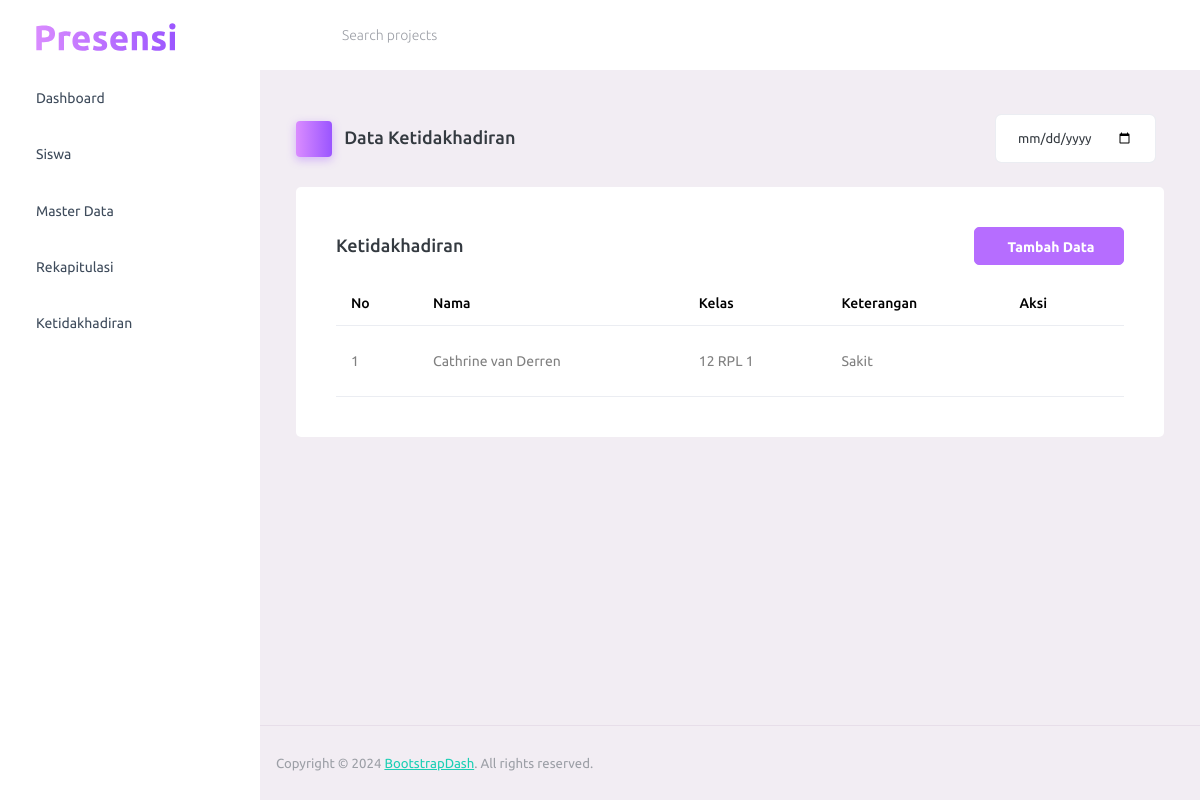
Screenshot of /admin/home/data_ketidakhadiran/ketidakhadiran.php with the database file from the repository.
### tables this page shows
CREATE TABLE `ketidakhadiran` (
  `id` int(11) NOT NULL,
  `id_siswa` int(11) DEFAULT NULL,
  `dari` date NOT NULL,
  `sampai` date NOT NULL,
  `keterangan` text NOT NULL,
  `nama` varchar(100) NOT NULL,
  `nisn` varchar(20) NOT NULL,
  `kelas` varchar(10) NOT NULL,
  `id_kelas` int(11) NOT NULL
);

CREATE TABLE `siswa` (
  `id` int(11) NOT NULL,
  `nisn` varchar(50) NOT NULL,
  `nama` varchar(225) NOT NULL,
  `jenis_kelamin` varchar(10) NOT NULL,
  `kelas` varchar(50) NOT NULL,
  `lokasi_presensi` varchar(50) NOT NULL,
  `kelas_id` int(11) DEFAULT NULL,
  `foto` varchar(255) DEFAULT NULL
);

CREATE TABLE `kelas` (
  `id` int(11) NOT NULL,
  `kelas` varchar(225) NOT NULL
);

### admin/home/data_ketidakhadiran/ketidakhadiran.php (the view, shortened to what this page needs)
<?php
include('../../../config.php');
$query = "SELECT k.id, s.nama, kl.kelas AS kelas, k.keterangan
          FROM ketidakhadiran k
          JOIN siswa s ON k.id_siswa = s.id
          JOIN kelas kl ON k.id_kelas = kl.id";
$result = mysqli_query($conn, $query);
?>
<!DOCTYPE html>
<html lang="en">
<head>
    <link rel="stylesheet" href="../../../dist/assets/vendors/mdi/css/materialdesignicons.min.css">
    <link rel="stylesheet" href="../../../dist/assets/vendors/ti-icons/css/themify-icons.css">
    <link rel="stylesheet" href="../../../dist/assets/vendors/css/vendor.bundle.base.css">
    <link rel="stylesheet" href="../../../dist/assets/vendors/font-awesome/css/font-awesome.min.css">
    <link rel="stylesheet" href="../../../dist/assets/vendors/font-awesome/css/font-awesome.min.css" />
    <link rel="stylesheet" href="../../../dist/assets/vendors/bootstrap-datepicker/bootstrap-datepicker.min.css">
    <link rel="stylesheet" href="../../../dist/assets/css/style.css">
</head>
<body>
    <div class="container-scroller">
        <nav class="navbar default-layout-navbar col-lg-12 col-12 p-0 fixed-top d-flex flex-row">
            <div class="text-center navbar-brand-wrapper d-flex align-items-center justify-content-start">
                <a class="navbar-brand brand-logo" href="index.html"><img src="../../../dist/assets/images/Presensi.svg" alt="logo" /></a>
            </div>
            <div class="navbar-menu-wrapper d-flex align-items-stretch">
                <button class="navbar-toggler navbar-toggler align-self-center" type="button" data-toggle="minimize">
                </button>
                <div class="search-field d-none d-md-block">
                    <form class="d-flex align-items-center h-100" action="#">
                        <div class="input-group">
                            <div class="input-group-prepend bg-transparent">
                                <i class="input-group-text border-0 mdi mdi-magnify"></i>
                            </div>
                            <input type="text" class="form-control bg-transparent border-0" placeholder="Search projects">
                        </div>
                    </form>
                </div>
                <ul class="navbar-nav navbar-nav-right">
                    <li class="nav-item d-none d-lg-block full-screen-link">
                    </li>
                    <li class="nav-item nav-logout d-none d-lg-block">
                    </li>
                </ul>
            </div>
        </nav>
        <div class="container-fluid page-body-wrapper">
            <nav class="sidebar sidebar-offcanvas" id="sidebar">
                <ul class="nav">
                    <li class="nav-item">
                        <a class="nav-link" href="../../../admin/home/home.php">
                            <span class="menu-title">Dashboard</span>
                        </a>
                    </li>
                    <li class="nav-item">
                        <a class="nav-link" href="../data_siswa/siswa.php">
                            <span class="menu-title">Siswa</span>
                        </a>
                    </li>
                    <li class="nav-item">
                        <a class="nav-link" data-bs-toggle="collapse" href="#ui-basic" aria-expanded="false" aria-controls="ui-basic">
                            <span class="menu-title">Master Data</span>
                        </a>
                    </li>
                    <li class="nav-item">
                        <a class="nav-link" href="../../presensi/rekap_presensi.php">
                            <span class="menu-title">Rekapitulasi</span>
                        </a>
                    </li>
                    <li class="nav-item">
                        <a class="nav-link" data-bs-toggle="collapse" href="#" aria-expanded="false" aria-controls="charts">
                            <span class="menu-title">Ketidakhadiran</span>
                        </a>
                    </li>
                </ul>
            </nav>
            <div class="main-panel">
                <div class="content-wrapper">
                    <div class="page-header">
                        <h3 class="page-title">
                            <span class="page-title-icon bg-gradient-primary text-white me-2">
                            </span> Data Ketidakhadiran
                        </h3>
                        <form action="" method="GET" class="d-flex align-items-center">
                            <input type="date" name="filterDate" class="form-control rounded me-2"
                                value="<?= isset($_GET['filterDate']) ? $_GET['filterDate'] : ''; ?>"
                                onchange="this.form.submit()">
                        </form>
                    </div>
                    <div class="row">
                        <div class="col-lg-12 grid-margin stretch-card">
                            <div class="card">
                                <div class="card-body">
                                    <div class="d-flex justify-content-between align-items-center mb-3">
                                        <h4 class="card-title mb-0">Ketidakhadiran</h4>
                                        <button type="button" class="btn btn-primary btn-sm" style="min-width: 150px;" onclick="window.location.href='tambah_ketidakhadiran.php'">
                                            <i class="mdi mdi-plus"></i> Tambah Data
                                        </button>
                                    </div>
                                    <table class="table table-hover">
                                        <thead>
                                            <tr>
                                                <th>No</th>
                                                <th>Nama</th>
                                                <th>Kelas</th>
                                                <th>Keterangan</th>
                                                <th>Aksi</th>
                                            </tr>
                                        </thead>
                                        <tbody>
                                            <?php
                                            if (mysqli_num_rows($result) > 0) {
                                                $no = 1;
                                                while ($row = mysqli_fetch_assoc($result)) {
                                                    echo "<tr>";
                                                    echo "<td>" . $no . "</td>";
                                                    echo "<td>" . $row['nama'] . "</td>";
                                                    echo "<td>" . $row['kelas'] . "</td>";
                                                    echo "<td>" . $row['keterangan'] . "</td>";
                                                    echo "<td>
                                                            <div class='dropdown'>
                                                                <button class='btn btn-secondary btn-sm' type='button' id='dropdownMenuButton' data-bs-toggle='dropdown' aria-expanded='false' style='background: none; border: none;'>
                                                                    <i class='mdi mdi-dots-vertical' style='color: gray; font-size: 1.2rem;'></i>
                                                                </button>
                                                                <ul class='dropdown-menu' aria-labelledby='dropdownMenuButton'>
                                                                    <li><a class='dropdown-item' href='detail_ketidakhadiran.php?id=" . $row['id'] . "'>Detail</a></li>
                                                                    <li><a class='dropdown-item' href='edit_ketidakhadiran.php?id=" . $row['id'] . "'>Edit</a></li>
                                                                    <li><a class='dropdown-item' href='delete_ketidakhadiran.php?id=" . $row['id'] . "' onclick='return confirm(\"Yakin ingin menghapus data ini?\")'>Delete</a></li>
                                                                </ul>
                                                            </div>
                                                        </td>";
                                                    echo "</tr>";
                                                    $no++;
                                                }
                                            } else {
                                                echo "<tr><td colspan='5' class='text-center'>Data tidak tersedia</td></tr>";
                                            }
                                            ?>
                                        </tbody>
                                    </table>
                                </div>
                            </div>
                        </div>
                    </div>
                </div>
                <footer class="footer">
                    <div class="d-sm-flex justify-content-center justify-content-sm-between">
                        <span class="text-muted text-center text-sm-left d-block d-sm-inline-block">Copyright © 2024 <a href="https://www.bootstrapdash.com/" target="_blank">BootstrapDash</a>. All rights reserved.</span>
                    </div>
                </footer>
            </div>
        </div>
    </div>
</body>
</html>

### admin/home/data_ketidakhadiran/ketidakhadiran.php (style rules this page uses)
.btn { font-size: 14px; padding: 10px 20px; border-radius: 5px; }
.card-title { font-size: 18px; font-weight: 500; }
.table th, .table td { vertical-align: middle; font-size: 14px; }

### rows the page displays
ketidakhadiran: id_siswa.nama "Cathrine van Derren", id_kelas.kelas "12 RPL 1", keterangan "Sakit"
